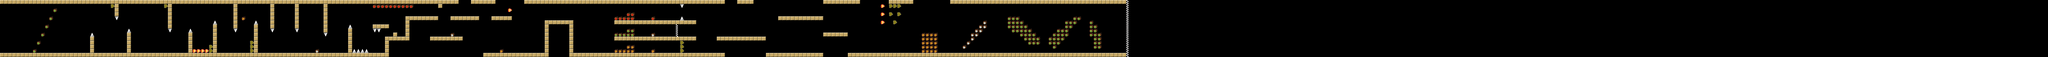

The image is a tile-based game level rendered from a .tmx file. Its description and source (layers, tilesets, objects; grid data summarised) follow:
An orthogonal 500x14 tile map with 32x32 px tiles, 1 tile layer (Tile Layer 1), 10 tilesets.

<map version="1.0" orientation="orthogonal" renderorder="right-down" width="500" height="14" tilewidth="32" tileheight="32">
 <tileset firstgid="1" name="floor1" tilewidth="32" tileheight="32">
  <image source="../images/floor1.png" width="32" height="32" />
 </tileset>
 <tileset firstgid="2" name="powerup1" tilewidth="32" tileheight="32">
  <image source="../images/powerup1.png" width="32" height="32" />
 </tileset>
 <tileset firstgid="3" name="powerup2" tilewidth="32" tileheight="32">
  <image source="../images/powerup2.png" width="32" height="32" />
 </tileset>
 <tileset firstgid="4" name="powerup3" tilewidth="32" tileheight="32">
  <image source="../images/powerup3.png" width="32" height="32" />
 </tileset>
 <tileset firstgid="5" name="powerup4" tilewidth="32" tileheight="32">
  <image source="../images/powerup4.png" width="32" height="32" />
 </tileset>
 <tileset firstgid="6" name="winTile" tilewidth="32" tileheight="32">
  <image source="../images/winTile.png" width="32" height="32" />
 </tileset>
 <tileset firstgid="7" name="obstacle1" tilewidth="32" tileheight="32">
  <image source="../images/obstacleGroundSpike.png" width="32" height="32" />
 </tileset>
 <tileset firstgid="8" name="obstacle2" tilewidth="32" tileheight="32">
  <image source="../images/obstacleCeilingSpike.png" width="32" height="32" />
 </tileset>
 <tileset firstgid="9" name="obstacle3" tilewidth="32" tileheight="32">
  <image source="../images/obstacle3.png" width="32" height="32" />
 </tileset>
 <tileset firstgid="10" name="obstacle4" tilewidth="32" tileheight="32">
  <image source="../images/flame1.png" width="32" height="32" />
 </tileset>
 <layer name="Tile Layer 1" width="500" height="14">
  <data>[7000 cells, 864 non-empty, 10 distinct tile ids]</data>
 </layer>
</map>
